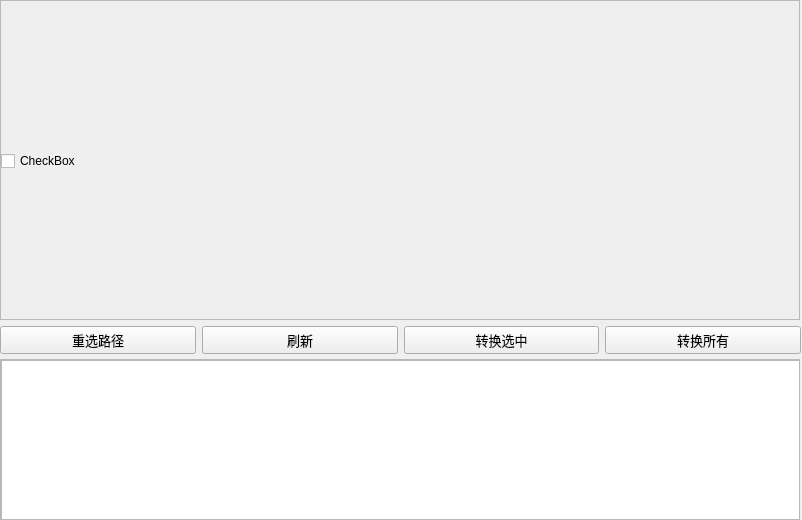
<?xml version="1.0" encoding="UTF-8"?>
<ui version="4.0">
 <class>ConverterProto</class>
 <widget class="QWidget" name="ConverterProto">
  <property name="geometry">
   <rect>
    <x>0</x>
    <y>0</y>
    <width>802</width>
    <height>520</height>
   </rect>
  </property>
  <property name="windowTitle">
   <string>Excel Convert protobuf</string>
  </property>
  <widget class="QScrollArea" name="scrollArea_files">
   <property name="geometry">
    <rect>
     <x>0</x>
     <y>0</y>
     <width>800</width>
     <height>320</height>
    </rect>
   </property>
   <property name="widgetResizable">
    <bool>true</bool>
   </property>
   <widget class="QWidget" name="scrollArea_file">
    <property name="geometry">
     <rect>
      <x>0</x>
      <y>0</y>
      <width>798</width>
      <height>318</height>
     </rect>
    </property>
    <widget class="QWidget" name="verticalLayoutWidget">
     <property name="geometry">
      <rect>
       <x>0</x>
       <y>0</y>
       <width>801</width>
       <height>321</height>
      </rect>
     </property>
     <layout class="QVBoxLayout" name="vLayout_files">
      <property name="sizeConstraint">
       <enum>QLayout::SetDefaultConstraint</enum>
      </property>
      <item>
       <widget class="QCheckBox" name="checkBox">
        <property name="text">
         <string>CheckBox</string>
        </property>
       </widget>
      </item>
     </layout>
    </widget>
   </widget>
  </widget>
  <widget class="QScrollArea" name="scrollArea_logs">
   <property name="geometry">
    <rect>
     <x>0</x>
     <y>359</y>
     <width>800</width>
     <height>161</height>
    </rect>
   </property>
   <property name="widgetResizable">
    <bool>true</bool>
   </property>
   <widget class="QWidget" name="scrollArea_log">
    <property name="geometry">
     <rect>
      <x>0</x>
      <y>0</y>
      <width>798</width>
      <height>159</height>
     </rect>
    </property>
    <widget class="QTextEdit" name="textEdit">
     <property name="geometry">
      <rect>
       <x>0</x>
       <y>0</y>
       <width>801</width>
       <height>161</height>
      </rect>
     </property>
    </widget>
   </widget>
  </widget>
  <widget class="QWidget" name="horizontalLayoutWidget">
   <property name="geometry">
    <rect>
     <x>0</x>
     <y>320</y>
     <width>801</width>
     <height>41</height>
    </rect>
   </property>
   <layout class="QHBoxLayout" name="horizontalLayout">
    <item>
     <widget class="QPushButton" name="Button_ChangeDir">
      <property name="font">
       <font>
        <pointsize>10</pointsize>
       </font>
      </property>
      <property name="text">
       <string>重选路径</string>
      </property>
     </widget>
    </item>
    <item>
     <widget class="QPushButton" name="Button_Refresh">
      <property name="font">
       <font>
        <pointsize>10</pointsize>
       </font>
      </property>
      <property name="text">
       <string>刷新</string>
      </property>
     </widget>
    </item>
    <item>
     <widget class="QPushButton" name="Button_ChangeSecect">
      <property name="font">
       <font>
        <pointsize>10</pointsize>
       </font>
      </property>
      <property name="text">
       <string>转换选中</string>
      </property>
     </widget>
    </item>
    <item>
     <widget class="QPushButton" name="Button_ChangeAll">
      <property name="font">
       <font>
        <pointsize>10</pointsize>
       </font>
      </property>
      <property name="text">
       <string>转换所有</string>
      </property>
     </widget>
    </item>
   </layout>
  </widget>
 </widget>
 <tabstops>
  <tabstop>Button_ChangeSecect</tabstop>
  <tabstop>Button_ChangeAll</tabstop>
  <tabstop>scrollArea_files</tabstop>
  <tabstop>scrollArea_logs</tabstop>
  <tabstop>Button_Refresh</tabstop>
  <tabstop>Button_ChangeDir</tabstop>
  <tabstop>textEdit</tabstop>
  <tabstop>checkBox</tabstop>
 </tabstops>
 <resources/>
 <connections/>
</ui>
